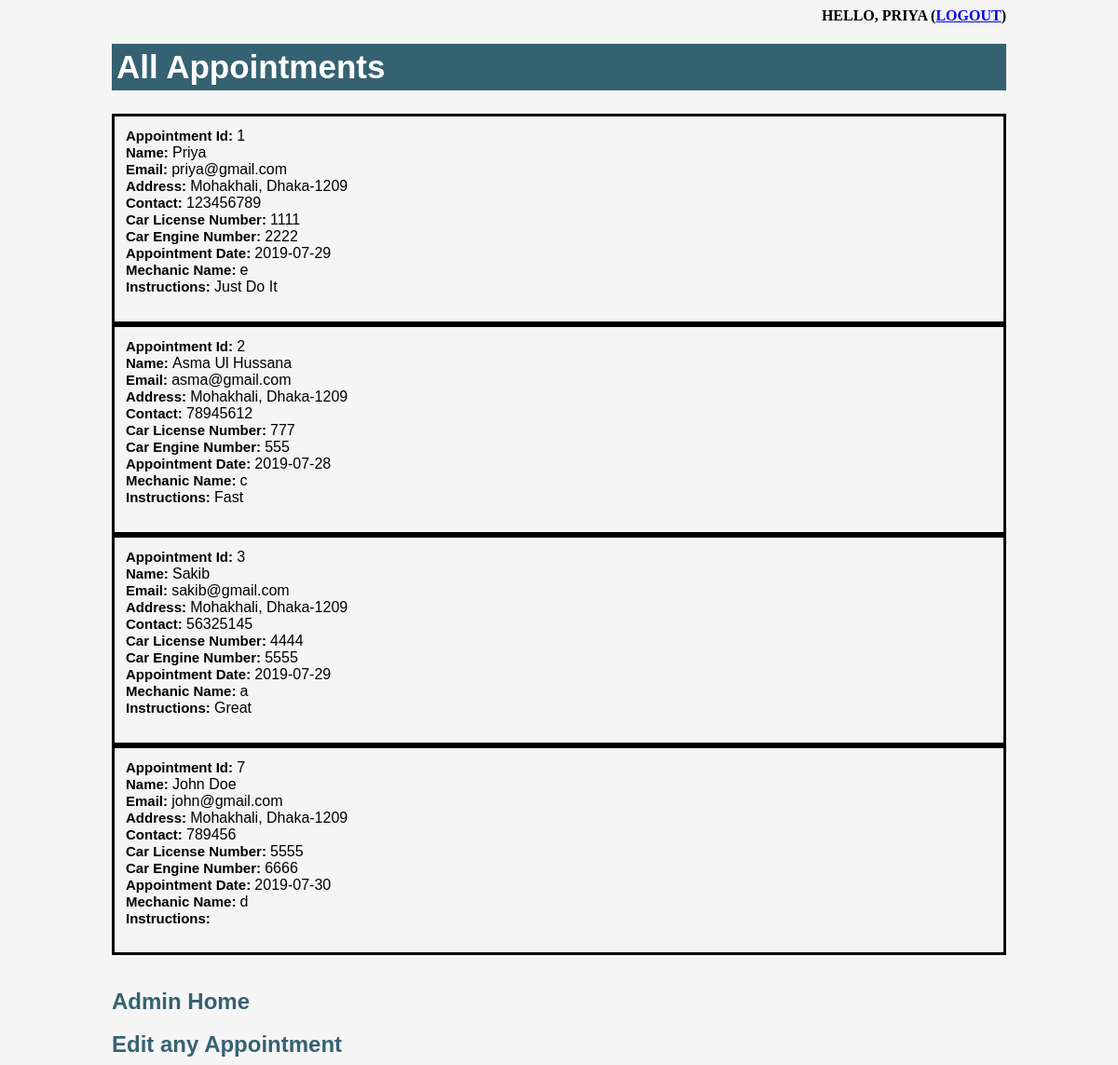
Screenshot of /adminviewall.php (signed in) with the database file from the repository.
### tables this page shows
CREATE TABLE `workshop` (
  `id` int(255) NOT NULL,
  `name` varchar(255) NOT NULL,
  `email` varchar(255) NOT NULL,
  `address` varchar(255) NOT NULL,
  `phone` varchar(255) NOT NULL,
  `cln` varchar(255) NOT NULL,
  `cen` varchar(255) NOT NULL,
  `ad` date NOT NULL,
  `mechanic` varchar(255) NOT NULL,
  `instructions` varchar(255) NOT NULL
);

### adminviewall.php (the view, shortened to what this page needs)
<html>
<head>
  <link href="hStyle.css" rel="stylesheet" type="text/css">
 </head>
<body>
<div class="bgcentre">
<div style="text-align: right;text-decoration: none; text-transform: uppercase;"><h4>Hello, <?php echo $_SESSION['name']; ?> (<a href="adminlogout.php">Logout</a>)</h4></div>
	<div class="head01">All Appointments</div>
<?php
$user = 'root';
$pass = 'root';
try {
    $dbh = new PDO('mysql:host=localhost;dbname=cse391', $user, $pass);
} catch (PDOException $e) {
    print "Error!: " . $e->getMessage() . "<br/>";
    die();
}
		$result = $dbh->prepare("SELECT * FROM workshop ");
		$result->execute();
		for($i=0; $row = $result->fetch(); $i++){
	?>
	<div class="record">
	    <?php
		$appId = $row['id'];
		$name = $row['name'];
		$email = $row['email'];
		$address = $row['address'];
		$phoneNum = $row['phone'];
		$cln = $row['cln'];
		$cen = $row['cen'];
		$adate = $row['ad'];
		$mecha = $row['mechanic'];
		$ins = $row['instructions'];
	    ?>
		<a><b>Appointment Id:</b> </a> <?php echo "$appId<br />"; ?>
			<a><b>Name:</b> </a> <?php echo "$name<br />"; ?>
			<a><b>Email:</b> </a> <?php echo "$email<br />"; ?>
			<a><b>Address:</b> </a> <?php echo "$address<br />"; ?>
			<a><b>Contact:</b> </a> <?php echo "$phoneNum<br />"; ?>
			<a><b>Car License Number:</b> </a> <?php echo "$cln<br />"; ?>
			<a><b>Car Engine Number:</b> </a> <?php echo "$cen<br />"; ?>
			<a><b>Appointment Date:</b> </a> <?php echo "$adate<br />"; ?>
			<a><b>Mechanic Name:</b> </a> <?php echo "$mecha<br />"; ?>
			<a><b>Instructions:</b> </a> <?php echo "$ins<br />"; ?>
	</div>
	<?php
		}
	?>
	<br><br>
<div ><a class="head02" href="adminpage.php">Admin Home</a></div> <br>
	<div  ><a class="head02" href="editappointment.php">Edit any Appointment</a></div>
</div>
</body>
</html>

### hStyle.css (style rules this page uses)
body { background-color: #f5f5f5; }
.bgcentre { max-width: 960px; margin: auto; }
.head01 { font-size: 35px; font-weight:bold; font-family: arial; color: white; text-decoration: none; margin-bottom: 25px; background-color: #356272; padding: 5px; }
.head02 { font-size: 24px; font-weight:bold; font-family: arial; color: #356272; text-decoration: none; }
.record { text-decoration: none; border-style: solid; font-family: arial; padding: 12px 12px; margin: 0px 0; }
.record a { text-decoration: none; font-size: 15px }

### rows the page displays
workshop: id "1", name "Priya", email "priya@gmail.com", address "Mohakhali, Dhaka-1209", phone "123456789", cln "1111", cen "2222", ad "2019-07-29", mechanic "e", instructions "Just Do It"
workshop: id "2", name "Asma Ul Hussana", email "asma@gmail.com", address "Mohakhali, Dhaka-1209", phone "78945612", cln "777", cen "555", ad "2019-07-28", mechanic "c", instructions "Fast"
workshop: id "3", name "Sakib", email "sakib@gmail.com", address "Mohakhali, Dhaka-1209", phone "56325145", cln "4444", cen "5555", ad "2019-07-29", mechanic "a", instructions "Great"
workshop: id "7", name "John Doe", email "john@gmail.com", address "Mohakhali, Dhaka-1209", phone "789456", cln "5555", cen "6666", ad "2019-07-30", mechanic "d"

### other values shown
$_SESSION['name'] "PRIYA"
